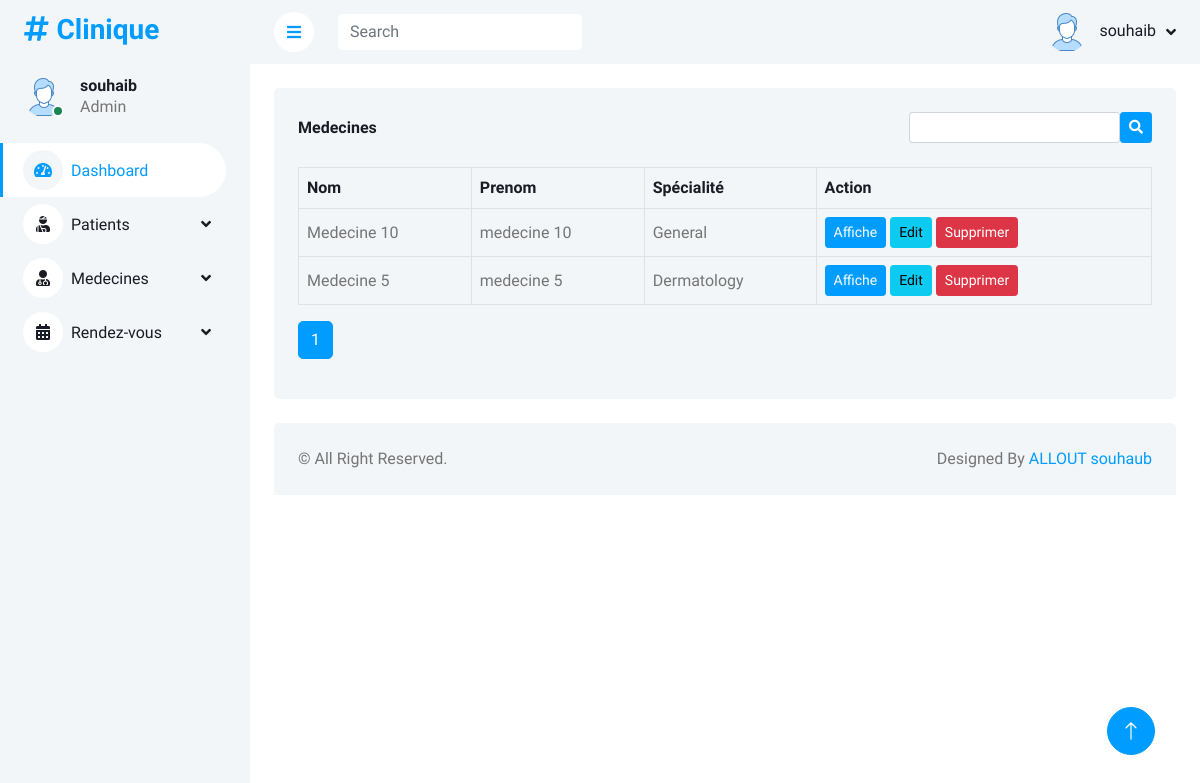
Before: /medecines/ (signed in) with the older database file.
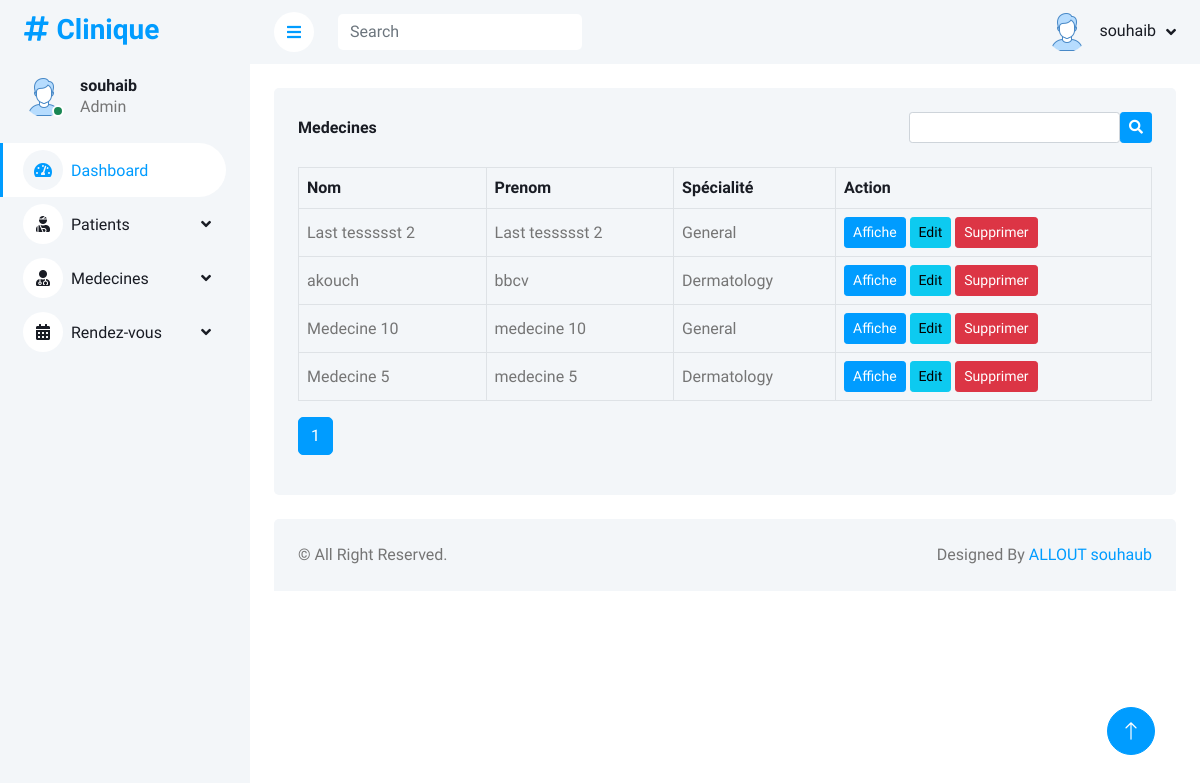
After: the same page with the newer database file.
### allout_souhaib/models.py (models this page shows, shortened)
class Medecin(models.Model):
    nom = models.CharField(max_length=45)
    prenom = models.CharField(max_length=45)
    specialite_choices = [
        ('General', 'General'),
        ('Anesthesiology', 'Anesthesiology'),
        ('Dermatology', 'Dermatology'),
        ('Diagnostic radiology', 'Diagnostic radiology'),
        ('Medical genetics', 'Medical genetics'),
        ('Internal medicine', 'Internal medicine'),
    ]
    specialite = models.CharField(max_length=45, choices=specialite_choices)

### allout_souhaib/views.py (the view)
# urls.py: path('medecines/', views.docteursindex),
def docteursindex(request):
    if request.user.is_authenticated == False:
        return redirect('/login')
    medecines = Medecin.objects.order_by('-id').all()
    p = Paginator(medecines, 10)
    page_number = request.GET.get('page')
    try:
        page_obj = p.get_page(page_number)
    except PageNotAnInteger:
        page_obj = p.page(1)
    except EmptyPage:
        page_obj = p.page(p.num_pages)
    context = {'page_obj': page_obj, 'page':p ,'title': 'liste des medecines'}
    return render(request, "medecines/index.html", context)

### templates/medecines/index.html (shortened to what this page needs)
<!DOCTYPE html>
<html lang="en">
<head>
    {% include 'includes/cssfiles.html' %}
</head>
<body>
<div class="container-xxl position-relative bg-white d-flex p-0">
    {% include 'includes/sidebar.html' %}
    <div class="content">
        {% include 'includes/header.html' %}
        <div class="container-fluid pt-4 px-4">
            <div class="bg-light text-center rounded p-4">
                <div class="d-flex align-items-center justify-content-between mb-4">
                    <h6 class="mb-0">Medecines</h6>
                    <form method="get" action="/medecines/search" class="d-flex align-items-center  ">
                        <div class="form-outline">
                            <input type="search" name="search_text" class="form-control form-control-sm"/>
                        </div>
                        <button type="submit" class="btn btn-sm btn-primary">
                            <i class="fas fa-search"></i>
                        </button>
                    </form>
                </div>
                <div class="table-responsive">
                    <table class="table text-start align-middle table-bordered table-hover mb-0">
                        <thead>
                        <tr class="text-dark">
                            <th scope="col">Nom</th>
                            <th scope="col">Prenom</th>
                            <th scope="col">Spécialité</th>
                            <th scope="col">Action</th>
                        </tr>
                        </thead>
                        <tbody>
                        {% for m in page_obj.object_list %}
                            <tr>
                                <td>{{ m.nom }}</td>
                                <td>{{ m.prenom }}</td>
                                <td>{{ m.specialite }}</td>
                                <td>
                                    <a href="/medecines/details/{{ m.id }}" class="btn btn-sm btn-primary">Affiche</a>
                                    <a href="/medecines/edit/{{ m.id }}" class="btn btn-sm btn-info">Edit</a>
                                    <p href="/medecines/delete/{{ m.id }}" class="btn btn-sm btn-danger mb-0 delete"
                                       target_id="{{ m.id }}">Supprimer</p>
                                </td>
                            </tr>
                        {% endfor %}
                        </tbody>
                    </table>
                    <nav aria-label="Page navigation example">
                        <ul class="pagination mt-3">
                            {% for p in page.page_range %}
                                <li class="page-item {% if p == page_obj.number %} active {% endif %}"><a
                                        class="page-link"
                                        href="?page={{ p }}">{{ p }}</a>
                                </li>
                            {% endfor %}
                        </ul>
                    </nav>
                </div>
            </div>
        </div>
        {% include 'includes/footer.html' %}
    </div>
    <a href="#" class="btn btn-lg btn-primary btn-lg-square back-to-top"><i class="bi bi-arrow-up"></i></a>
</div>
</body>
</html>

Changed rows visible on the page:
added Medecin: nom "Last tessssst 2", prenom "Last tessssst 2", specialite "General"
added Medecin: nom "akouch", prenom "bbcv", specialite "Dermatology"
